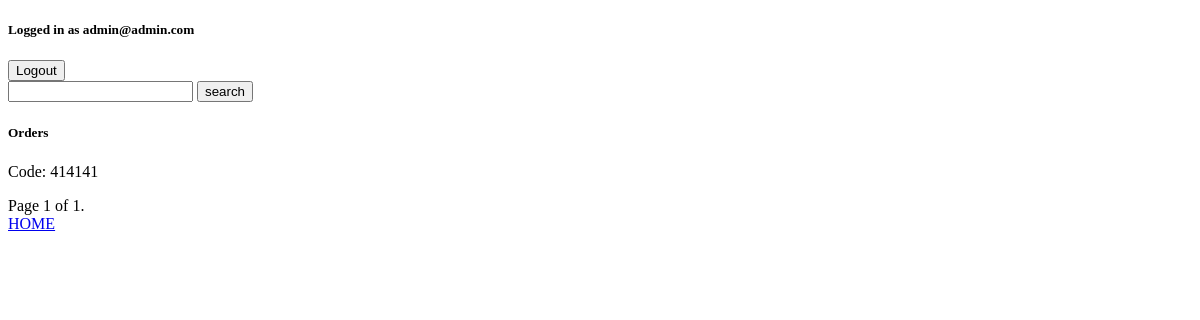
The app's page /details (signed in), older data.
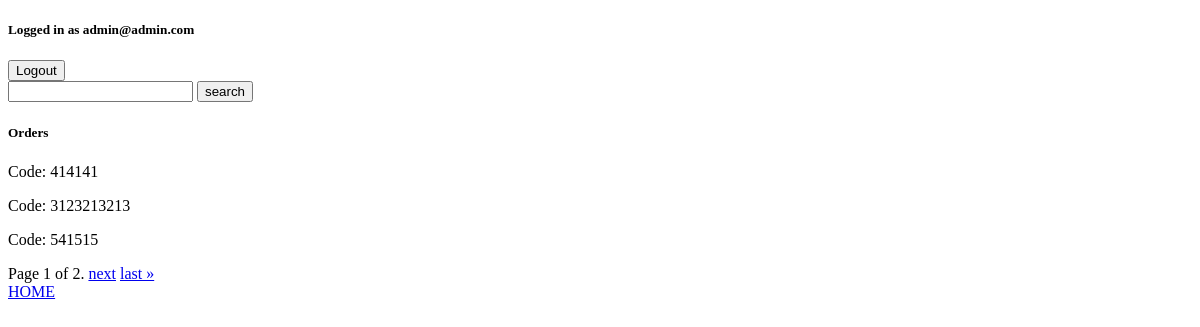
The same page, newer data.
### user/models.py (models this page shows, shortened)
class User(AbstractUser):
    username = None
    email = models.EmailField(_('Email address'), unique=True)
    first_name = models.CharField(max_length=50, verbose_name=_(
        'First Name'), blank=True, null=True)
    last_name = models.CharField(max_length=50, verbose_name=_('Last Name'), blank=True, null=True)
    balance = models.DecimalField(max_digits=8, decimal_places=4,
                                  verbose_name=_('Balance'), default=0)
    phone_number = models.CharField(max_length=50, verbose_name=_(
        'Phone Number'), blank=True, null=True)
    USERNAME_FIELD = 'email'
    REQUIRED_FIELDS = []
    objects = CustomUserManager()

### ecommerce/models.py (models this page shows, shortened)
class Order(models.Model):
    ticket = models.OneToOneField(
        to='ecommerce.Ticket', on_delete=models.CASCADE)
    user = models.ForeignKey(to='user.User', on_delete=models.CASCADE, null=True)
    price = models.DecimalField(max_digits=4, decimal_places=2, null=True)

class Ticket(models.Model):
    name = models.CharField(max_length=50, verbose_name=_('Ticket name'))
    start_date = models.DateTimeField()
    end_date = models.DateTimeField()
    code = models.CharField(max_length=20, verbose_name=_('Ticket code'), unique=True)

### ecommerce/views.py (the view)
# urls.py: path('details', lr(details), name='details'),
def details(request):
    page = request.GET.get('page', 1)
    q = request.GET.get('q', None)
    if q:
        order_list = Order.objects.filter(Q(user_id=request.user.id) & Q(ticket__code__icontains=q))
    else:
        order_list = Order.objects.filter(user_id=request.user.id)
    paginator = Paginator(order_list, 3)
    try:
        orders = paginator.page(page)
    except PageNotAnInteger:
        orders = paginator.page(1)
    except EmptyPage:
        orders = paginator.page(paginator.num_pages)
    return render(request, 'ecommerce/details.html', context={'orders': orders})

### templates/ecommerce/details.html (shortened to what this page needs)
{% extends "base.html" %}
{% block content %}
<form action="" method="get">
            <input id="search_input" type="search" class="validate" name="q">
             <button type="submit"> search </button>
</form>
<h5> Orders </h5>
{% for order in orders %}
        <p> Code: {{order.ticket.code}} </p>
{% endfor %}
<div class="pagination">
    <span class="step-links">
        <span class="current">
            Page {{ orders.number }} of {{ orders.paginator.num_pages }}.
        </span>
        {% if orders.has_next %}
            <a href="?page={{ orders.next_page_number }}&q={{request.GET.q}}">next</a>
            <a href="?page={{ orders.paginator.num_pages }}&q={{request.GET.q}}">last &raquo;</a>
        {% endif %}
    </span>
</div>
<a href="{% url 'ecommerce:home' %}">HOME</a>
{% endblock %}

### templates/base.html (shortened to what this page needs)
<!DOCTYPE html>
<html lang="en">
<head>
</head>
<body>
    {% if user.is_authenticated %}
    <h5>Logged in as {{request.user.email}} </h5>
    <form action="{% url 'user:logout' %}" method="post">
        <input type="submit" value="Logout">
    </form>
    {% endif %}
    {% block content %}
    {% endblock %}
</body>
</html>

Row changes from the older to the newer data that the page shows:
added Order: ticket.code "3123213213"
added Order: ticket.code "541515"
Text that changed along with them:
{{ orders.paginator.num_pages }}: "1" → "2"
text now shown: "next last »"
